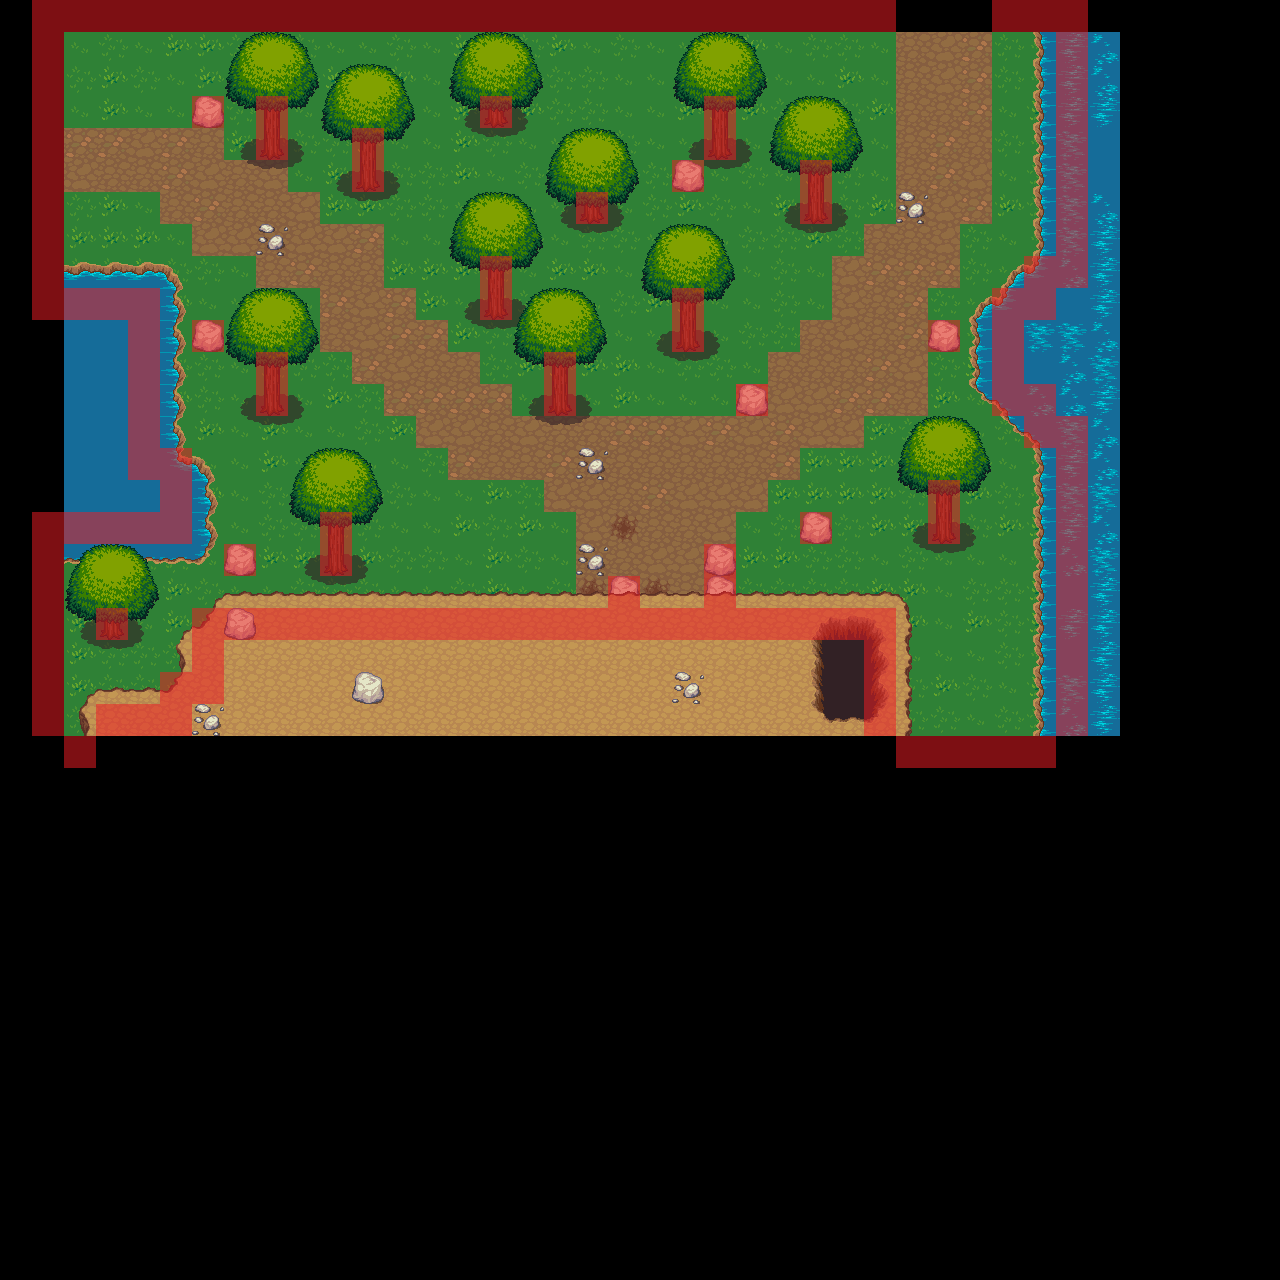

This game map was drawn from its Tiled (.tmx) file and the tilesets committed beside it. A one-line description and the trimmed map source follow:
An orthogonal 40x40 tile map with 32x32 px tiles, 7 tile layers (Floor, Path, Objects, Low Walls, ...), 39 tilesets and 1 object.

<map version="1.0" orientation="orthogonal" renderorder="right-down" width="40" height="40" tilewidth="32" tileheight="32" nextobjectid="1">
 <tileset firstgid="1" name="castlefloors_outside" tilewidth="32" tileheight="32" tilecount="20" columns="4">
  <image source="../ArtworkAssets/LPC Base Assets/LPC Base Assets/tiles/castlefloors_outside.png" width="128" height="160" />
 </tileset>
 <tileset firstgid="21" name="castlewalls" tilewidth="32" tileheight="32" tilecount="180" columns="12">
  <image source="../ArtworkAssets/LPC Base Assets/LPC Base Assets/tiles/castlewalls.png" width="384" height="480" />
 </tileset>
 <tileset firstgid="201" name="cement" tilewidth="32" tileheight="32" tilecount="18" columns="3">
  <image source="../ArtworkAssets/LPC Base Assets/LPC Base Assets/tiles/cement.png" width="96" height="192" />
 </tileset>
 <tileset firstgid="219" name="cementstair" tilewidth="32" tileheight="32" tilecount="20" columns="5">
  <image source="../ArtworkAssets/LPC Base Assets/LPC Base Assets/tiles/cementstair.png" width="160" height="128" />
 </tileset>
 <tileset firstgid="239" name="chests" tilewidth="32" tileheight="32" tilecount="6" columns="2">
  <image source="../ArtworkAssets/LPC Base Assets/LPC Base Assets/tiles/chests.png" width="64" height="96" />
 </tileset>
 <tileset firstgid="245" name="country" tilewidth="32" tileheight="32" tilecount="20" columns="5">
  <image source="../ArtworkAssets/LPC Base Assets/LPC Base Assets/tiles/country.png" width="160" height="128" />
 </tileset>
 <tileset firstgid="265" name="cup" tilewidth="32" tileheight="32" tilecount="2" columns="1">
  <image source="../ArtworkAssets/LPC Base Assets/LPC Base Assets/tiles/cup.png" width="32" height="64" />
 </tileset>
 <tileset firstgid="267" name="dirt" tilewidth="32" tileheight="32" tilecount="18" columns="3">
  <image source="../ArtworkAssets/LPC Base Assets/LPC Base Assets/tiles/dirt.png" width="96" height="192" />
 </tileset>
 <tileset firstgid="285" name="dirt2" tilewidth="32" tileheight="32" tilecount="18" columns="3">
  <image source="../ArtworkAssets/LPC Base Assets/LPC Base Assets/tiles/dirt2.png" width="96" height="192" />
 </tileset>
 <tileset firstgid="303" name="dungeon" tilewidth="32" tileheight="32" tilecount="104" columns="13">
  <image source="../ArtworkAssets/LPC Base Assets/LPC Base Assets/tiles/dungeon.png" width="416" height="256" />
 </tileset>
 <tileset firstgid="407" name="grass" tilewidth="32" tileheight="32" tilecount="18" columns="3">
  <image source="../ArtworkAssets/LPC Base Assets/LPC Base Assets/tiles/grass.png" width="96" height="192" />
 </tileset>
 <tileset firstgid="425" name="grassalt" tilewidth="32" tileheight="32" tilecount="18" columns="3">
  <image source="../ArtworkAssets/LPC Base Assets/LPC Base Assets/tiles/grassalt.png" width="96" height="192" />
 </tileset>
 <tileset firstgid="443" name="hole" tilewidth="32" tileheight="32" tilecount="18" columns="3">
  <image source="../ArtworkAssets/LPC Base Assets/LPC Base Assets/tiles/hole.png" width="96" height="192" />
 </tileset>
 <tileset firstgid="461" name="holek" tilewidth="32" tileheight="32" tilecount="18" columns="3">
  <image source="../ArtworkAssets/LPC Base Assets/LPC Base Assets/tiles/holek.png" width="96" height="192" />
 </tileset>
 <tileset firstgid="479" name="holemid" tilewidth="32" tileheight="32" tilecount="18" columns="3">
  <image source="../ArtworkAssets/LPC Base Assets/LPC Base Assets/tiles/holemid.png" width="96" height="192" />
 </tileset>
 <tileset firstgid="497" name="house" tilewidth="32" tileheight="32" tilecount="63" columns="9">
  <image source="../ArtworkAssets/LPC Base Assets/LPC Base Assets/tiles/house.png" width="288" height="224" />
 </tileset>
 <tileset firstgid="560" name="inside" tilewidth="32" tileheight="32" tilecount="100" columns="10">
  <image source="../ArtworkAssets/LPC Base Assets/LPC Base Assets/tiles/inside.png" width="320" height="320" />
 </tileset>
 <tileset firstgid="660" name="kitchen" tilewidth="32" tileheight="32" tilecount="8" columns="2">
  <image source="../ArtworkAssets/LPC Base Assets/LPC Base Assets/tiles/kitchen.png" width="64" height="128" />
 </tileset>
 <tileset firstgid="668" name="lava" tilewidth="32" tileheight="32" tilecount="18" columns="3">
  <image source="../ArtworkAssets/LPC Base Assets/LPC Base Assets/tiles/lava.png" width="96" height="192" />
 </tileset>
 <tileset firstgid="686" name="lavarock" tilewidth="32" tileheight="32" tilecount="18" columns="3">
  <image source="../ArtworkAssets/LPC Base Assets/LPC Base Assets/tiles/lavarock.png" width="96" height="192" />
 </tileset>
 <tileset firstgid="704" name="mountains" tilewidth="32" tileheight="32" tilecount="108" columns="12">
  <image source="../ArtworkAssets/LPC Base Assets/LPC Base Assets/tiles/mountains.png" width="384" height="288" />
 </tileset>
 <tileset firstgid="812" name="rock" tilewidth="32" tileheight="32" tilecount="2" columns="2">
  <image source="../ArtworkAssets/LPC Base Assets/LPC Base Assets/tiles/rock.png" width="64" height="32" />
 </tileset>
 <tileset firstgid="814" name="signs" tilewidth="32" tileheight="32" tilecount="6" columns="3">
  <image source="../ArtworkAssets/LPC Base Assets/LPC Base Assets/tiles/signs.png" width="96" height="64" />
 </tileset>
 <tileset firstgid="820" name="stairs" tilewidth="32" tileheight="32" tilecount="112" columns="8">
  <image source="../ArtworkAssets/LPC Base Assets/LPC Base Assets/tiles/stairs.png" width="256" height="448" />
 </tileset>
 <tileset firstgid="932" name="treetop" tilewidth="32" tileheight="32" tilecount="42" columns="6">
  <image source="../ArtworkAssets/LPC Base Assets/LPC Base Assets/tiles/treetop.png" width="192" height="224" />
 </tileset>
 <tileset firstgid="974" name="trunk" tilewidth="32" tileheight="32" tilecount="18" columns="6">
  <image source="../ArtworkAssets/LPC Base Assets/LPC Base Assets/tiles/trunk.png" width="192" height="96" />
 </tileset>
 <tileset firstgid="992" name="victoria" tilewidth="32" tileheight="32" tilecount="55" columns="11">
  <image source="../ArtworkAssets/LPC Base Assets/LPC Base Assets/tiles/victoria.png" width="352" height="160" />
 </tileset>
 <tileset firstgid="1047" name="water" tilewidth="32" tileheight="32" tilecount="18" columns="3">
  <image source="../ArtworkAssets/LPC Base Assets/LPC Base Assets/tiles/water.png" width="96" height="192" />
 </tileset>
 <tileset firstgid="1065" name="waterfall" tilewidth="32" tileheight="32" tilecount="15" columns="3">
  <image source="../ArtworkAssets/LPC Base Assets/LPC Base Assets/tiles/waterfall.png" width="96" height="160" />
 </tileset>
 <tileset firstgid="1080" name="watergrass" tilewidth="32" tileheight="32" tilecount="18" columns="3">
  <image source="../ArtworkAssets/LPC Base Assets/LPC Base Assets/tiles/watergrass.png" width="96" height="192" />
 </tileset>
 <tileset firstgid="1098" name="barrel" tilewidth="32" tileheight="32" tilecount="8" columns="4">
  <image source="../ArtworkAssets/LPC Base Assets/LPC Base Assets/tiles/barrel.png" width="128" height="64" />
 </tileset>
 <tileset firstgid="1106" name="brackish" tilewidth="32" tileheight="32" tilecount="18" columns="3">
  <image source="../ArtworkAssets/LPC Base Assets/LPC Base Assets/tiles/brackish.png" width="96" height="192" />
 </tileset>
 <tileset firstgid="1124" name="bridges" tilewidth="32" tileheight="32" tilecount="42" columns="6">
  <image source="../ArtworkAssets/LPC Base Assets/LPC Base Assets/tiles/bridges.png" width="192" height="224" />
 </tileset>
 <tileset firstgid="1166" name="buckets" tilewidth="32" tileheight="32" tilecount="6" columns="3">
  <image source="../ArtworkAssets/LPC Base Assets/LPC Base Assets/tiles/buckets.png" width="96" height="64" />
 </tileset>
 <tileset firstgid="1172" name="cabinets" tilewidth="32" tileheight="32" tilecount="78" columns="6">
  <image source="../ArtworkAssets/LPC Base Assets/LPC Base Assets/tiles/cabinets.png" width="192" height="416" />
 </tileset>
 <tileset firstgid="1250" name="castle_lightsources" tilewidth="32" tileheight="32" tilecount="20" columns="5">
  <image source="../ArtworkAssets/LPC Base Assets/LPC Base Assets/tiles/castle_lightsources.png" width="160" height="128" />
 </tileset>
 <tileset firstgid="1270" name="castle_outside" tilewidth="32" tileheight="32" tilecount="187" columns="17">
  <image source="../ArtworkAssets/LPC Base Assets/LPC Base Assets/tiles/castle_outside.png" width="544" height="352" />
 </tileset>
 <tileset firstgid="1457" name="castlefloors" tilewidth="32" tileheight="32" tilecount="100" columns="10">
  <image source="../ArtworkAssets/LPC Base Assets/LPC Base Assets/tiles/castlefloors.png" width="320" height="320" />
 </tileset>
 <tileset firstgid="1557" name="RedCollison" tilewidth="32" tileheight="32" tilecount="1" columns="1">
  <image source="../ArtworkAssets/RedCollison.png" width="32" height="32" />
  <tile id="0">
   <objectgroup draworder="index">
    <object id="1" x="0" y="0" width="31.75" height="32" />
   </objectgroup>
  </tile>
 </tileset>
 <layer name="Floor" width="40" height="40">
  <data>[1600 cells, 726 non-empty, 3 distinct tile ids]</data>
 </layer>
 <layer name="Path" width="40" height="40">
  <data>[1600 cells, 132 non-empty, 4 distinct tile ids]</data>
 </layer>
 <layer name="Objects" width="40" height="40">
  <data>[1600 cells, 250 non-empty, 26 distinct tile ids]</data>
 </layer>
 <layer name="Low Walls" width="40" height="40">
  <data>[1600 cells, 0 non-empty, 0 distinct tile ids]</data>
 </layer>
 <layer name="Roof/TreeTops" width="40" height="40">
  <data>[1600 cells, 242 non-empty, 17 distinct tile ids]</data>
 </layer>
 <layer name="Objects 2" width="40" height="40">
  <data>[1600 cells, 16 non-empty, 11 distinct tile ids]</data>
 </layer>
 <layer name="Collisions" width="40" height="40" opacity="0.53">
  <data>[1600 cells, 156 non-empty, 1 distinct tile ids]</data>
 </layer>
</map>
